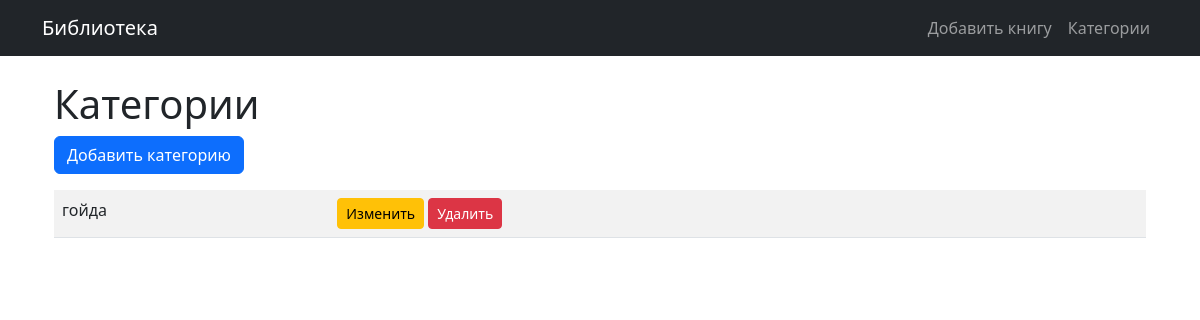
/categories/, run on an earlier commit of the app's database.
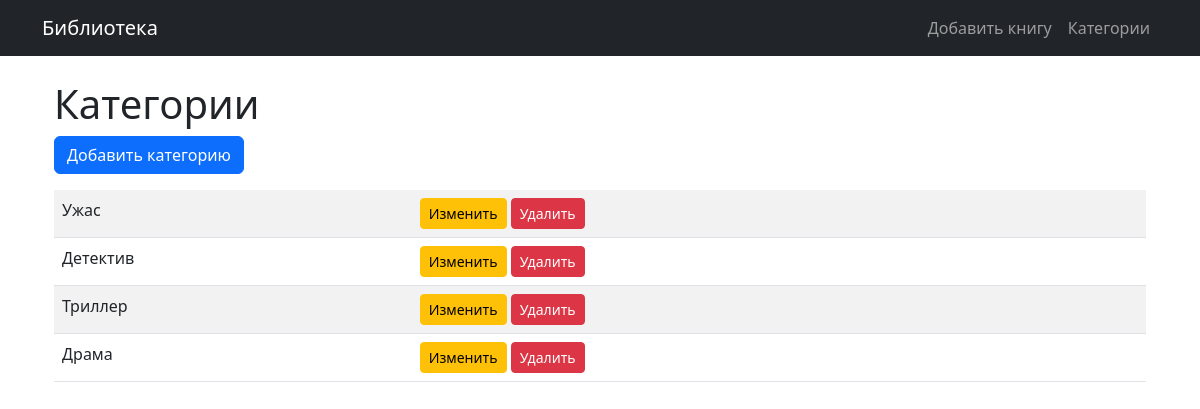
And on a later commit of the database.
### catalog/models.py (models this page shows, shortened)
class Category(models.Model):
    name = models.CharField(max_length=100, unique=True)

### catalog/views.py (the view)
# urls.py: path('categories/', views.category_list, name='category_list'),
def category_list(request):
    categories = Category.objects.all()
    return render(request, 'catalog/category_list.html', {'categories': categories})

### catalog/templates/catalog/category_list.html
{% extends 'catalog/base.html' %}
{% block content %}
<div class="container mt-4">
    <h1>Категории</h1>
    <a href="{% url 'add_category' %}" class="btn btn-primary mb-3">Добавить категорию</a>
    <table class="table table-striped">
        {% for category in categories %}
        <tr>
            <td>{{ category.name }}</td>
            <td>
                <a href="{% url 'edit_category' category.pk %}" class="btn btn-sm btn-warning">Изменить</a>
                <a href="{% url 'delete_category' category.pk %}" class="btn btn-sm btn-danger">Удалить</a>
            </td>
        </tr>
        {% endfor %}
    </table>
</div>
{% endblock %}

What changed in the data, as far as the page shows it:
changed Category: name "гойда" → "Ужас"
added Category: name "Детектив"
added Category: name "Триллер"
added Category: name "Драма"
